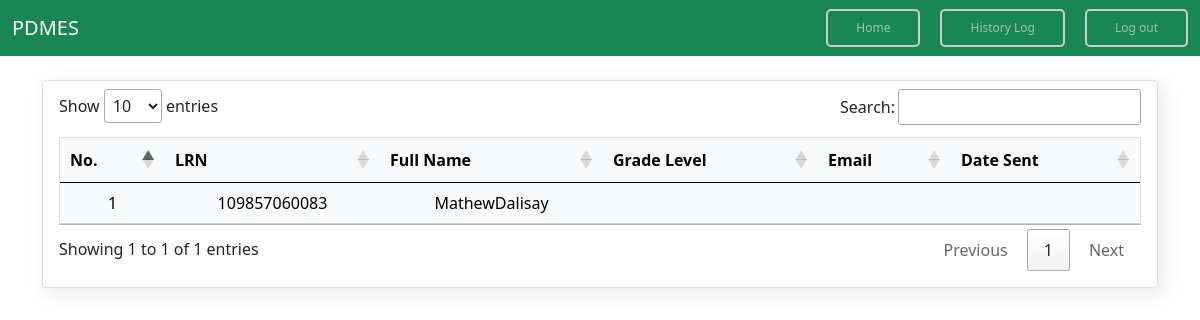
The page /history.php on the database its author committed.
### tables this page shows
CREATE TABLE `learners_personal_infos` (
  `id` int(11) NOT NULL,
  `lrn` varchar(50) NOT NULL,
  `last_name` varchar(50) NOT NULL,
  `first_name` varchar(50) NOT NULL,
  `middle_name` varchar(50) NOT NULL,
  `suffix` varchar(50) NOT NULL,
  `birth_date` date NOT NULL,
  `sex` varchar(50) NOT NULL,
  `remarks` varchar(50) NOT NULL,
  `date_time_created` datetime NOT NULL,
  `date_time_updated` datetime NOT NULL
);

### history.php (the view, shortened to what this page needs)
<?php
include('connection.php');
?>
<?php include 'includes/header.php';?>
    <link rel="stylesheet" href="src/css/table.data.css">
    <link rel="stylesheet" type="text/css" href="https://cdn.datatables.net/1.11.5/css/jquery.dataTables.css">
<?php include 'includes/topnav.php'; ?>
<div class="container py-4">
    <div class="card px-3 pb-3 pt-2" style="box-shadow: 5px 5px 20px 2px #EBEBEB ;">
        <table class="table table-hover table-light text-center mt-5" id="data">
            <thead>
                <tr>
                    <th>No.</th>
                    <th>LRN</th>
                    <th>Full Name</th>
                    <th>Grade Level</th>
                    <th>Email</th>
                    <th>Date Sent</th>
                </tr>
            </thead>
            <tbody>
                <?php
                $sql = "SELECT learners_personal_infos.lrn, learners_personal_infos.first_name , learners_personal_infos.last_name , history.send_to, history.date_time_created AS 'date_sent', history.grade_level
                FROM learners_personal_infos
                LEFT JOIN history ON learners_personal_infos.lrn = history.lrn
                ORDER BY history.date_time_created DESC ";
                $run = mysqli_query($conn,$sql);
                if(mysqli_num_rows($run) > 0){
                    $count = 0;
                    foreach($run as $row){
                        $count++;
                        ?>
                            <tr>
                                <td><?php echo $count;?></td>
                                <td><?php echo $row ['lrn']?></td>
                                <td><?php echo $row ['first_name'] . $row ['last_name']?></td>
                                <td><?php echo $row ['send_to']?></td>
                                <td><?php echo $row ['grade_level']?></td>
                                <td><?php echo $row ['date_sent']?></td>
                            </tr>
                        <?php
                    }
                }
                ?>
            </tbody>
        </table>
    </div>
</div>
</body>
</html>

### includes/header.php (shortened to what this page needs)
<!DOCTYPE html>
<html lang="en">
<head>
    <link rel="stylesheet" href="src/css/bootstrap/bootstrap.css">
    <link rel="stylesheet" href="https://cdnjs.cloudflare.com/ajax/libs/font-awesome/6.0.0/css/all.min.css">
    <link rel="stylesheet" href="src/css/loading-spinner.css">

### includes/topnav.php (shortened to what this page needs)
<link rel="stylesheet" href="src/css/topnav.css">
</head>
<body>
<nav class="navbar navbar-expand-lg navbar-dark bg-success">
    <div class="container-fluid">
    <a class="navbar-brand" href="home.php">PDMES</a>
    <div class="collapse navbar-collapse" id="navbarNav">
        <ul class="navbar-nav ms-auto">
            <li class="nav-item">
                <a class="nav-link" href="home.php">Home</a>
            </li>
            <li class="nav-item">
                <a class="nav-link" href="history.php">History Log</a>
            </li>
            <li class="nav-item">
                <a class="nav-link" href="logout.php">Log out</a>
            </li>
        </ul>
    </div>
    </div>
</nav>

### src/css/table.data.css (style rules this page uses)
table { border: 1px solid #ccc; }
table tr { border: 1px solid #ccc; }
body { background: #fff; }

### src/css/topnav.css (style rules this page uses)
.nav-item { padding:0 20px; margin: 0 0 0 20px; border: 2px solid #ccc; border-radius: 5px; font-size: 12px; }

### rows shown on the page
learners_personal_infos: lrn "109857060083", first_name "Mathew", last_name "Dalisay"
